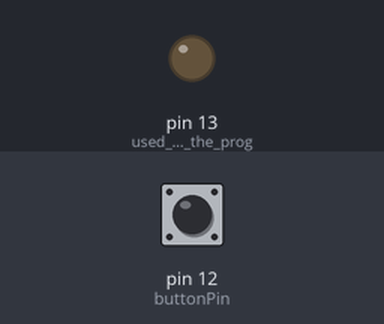
Bench run of a sketch on a simulated Arduino Leonardo, built with avr-gcc and run on an emulated ATmega32U4. Parts: output pins drawn as LEDs (lit = HIGH). The test bench sets the inputs (shaded band); at power-on: pin 12 (buttonPin) HIGH.

Above: at 0.5 s.
At 59.5 s:
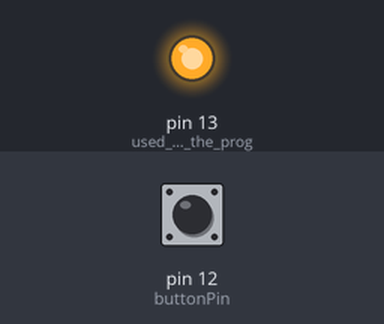
Timing chart, 0 to 72.8 s (numbered marks = the images above):
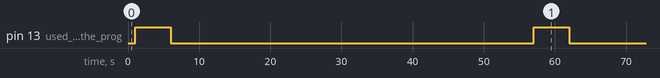

The sketch:

auto_mouse_move_simulator.ino
```cpp
// This program is meant for Arduino Leonardo.
// This can be used for keeping the computer active or
// prevent it from going to sleep.
// This basically acts as an external hardware mouse.

// Note: Once it is programmed, to reprogram, short PIN#12 to GND

#include <Mouse.h>

const int buttonPin = 12;

void setup() {
  pinMode(buttonPin, INPUT_PULLUP); // PIN to enable/disable the auto mouse movement
  pinMode(LED_BUILTIN, OUTPUT);     // used to indicate the program activity

}

void loop() {
  // put your main code here, to run repeatedly:
  digitalWrite(LED_BUILTIN, LOW); // No LED light when no mouse movement

  int time_count, time_interval;
  time_count = time_interval = 50; // time_interval is in seconds

  while(digitalRead(12) == HIGH){
    if(time_count > time_interval){ // Mouse moves after time_interval
      time_count = 0;   //resets time_interval count

      digitalWrite(LED_BUILTIN, HIGH);  // LED light ON when mouse moves

      Mouse.move(0,100);  //down
      delay(1000);
      Mouse.move(0,-75); //up
      delay(1000);
      Mouse.move(-50,0);  //left
      delay(1000);
      Mouse.move(100,0);   //right
      delay(1000);
      Mouse.move(-50,0);  //left
      delay(1000);
      Mouse.move(0,-25); //up

      digitalWrite(LED_BUILTIN, LOW); // No LED light when no mouse movement
    }
    time_count++; // incrementing time_count
    delay(1000);  // time_interval second for every count
  }

}
```

Measured:
- by itself, pin 13 (used_to_indicate_the_prog): alternates HIGH for 5.0 s and LOW for 51.0 s
